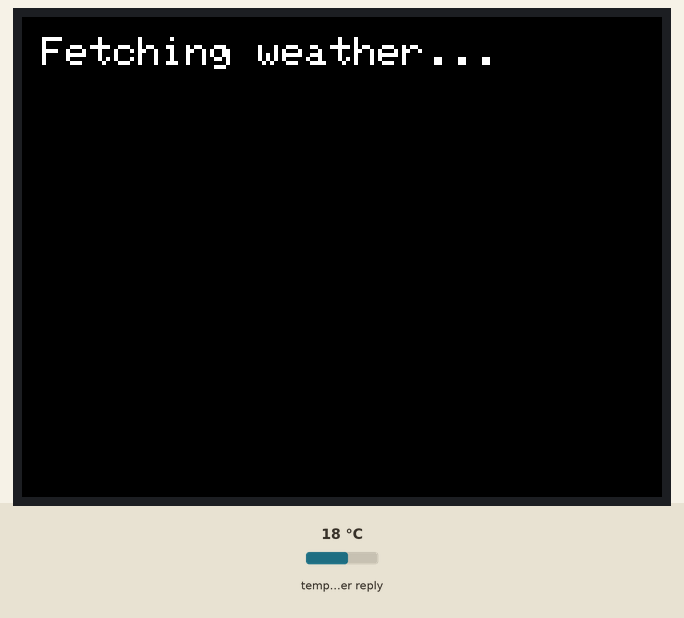
The sketch below on a simulated ESP32. Parts: 320×240 colour display. Inputs (shaded band) come from the test bench; at power-on: temperature in the weather reply 18 °C. WiFi joins after 1.5 s; servers stay silent unless stated; web services answer with replies made up by the test bench; what the sketch prints to the serial monitor is not drawn.

Above: at 1.96 s.

The sketch:

wdb.ino
```cpp
#include <WiFi.h>
#include <HTTPClient.h>
#include <ArduinoJson.h>
#include <Adafruit_GFX.h>
#include <Adafruit_ILI9341.h>

const char* ssid = "URSSID";
const char* password = "URPASSWD";

const char* weather_api_url = "https://api.open-meteo.com/v1/forecast?latitude=URLAT&longitude=URLONG&current_weather=true"; //pls put ur coords here

#define TFT_CS   15
#define TFT_DC   2
#define TFT_RST  4

Adafruit_ILI9341 tft = Adafruit_ILI9341(TFT_CS, TFT_DC, TFT_RST);

void connectToWiFi();
void fetchAndDisplayWeather();
void drawSunnyIcon();
void drawCloudyIcon();
void drawRainyIcon();

void setup() {
  Serial.begin(115200);
  Serial.println("Starting...");

  tft.begin();
  tft.setRotation(1);
  tft.fillScreen(ILI9341_BLACK);

  tft.setTextColor(ILI9341_WHITE);
  tft.setTextSize(2);
  tft.setCursor(10, 10);
  tft.println("Connecting to WiFi...");

  connectToWiFi();

  tft.fillScreen(ILI9341_BLACK);
  tft.setCursor(10, 10);
  tft.println("Fetching weather...");
}

void loop() {
  fetchAndDisplayWeather();
  delay(600000);
}

void connectToWiFi() {
  WiFi.begin(ssid, password);
  while (WiFi.status() != WL_CONNECTED) {
    delay(500);
    Serial.print(".");
  }
  Serial.println("\nWiFi Connected!");
  tft.setCursor(10, 40);
  tft.println("WiFi Connected!");
}

void fetchAndDisplayWeather() {
  if (WiFi.status() == WL_CONNECTED) {
    HTTPClient http;
    http.begin(weather_api_url);

    int httpCode = http.GET();
    if (httpCode == 200) {
      String payload = http.getString();
      Serial.println(payload);

      DynamicJsonDocument doc(1024);
      DeserializationError error = deserializeJson(doc, payload);
      if (error) {
        Serial.print("JSON parsing failed: ");
        Serial.println(error.c_str());
        tft.fillScreen(ILI9341_BLACK);
        tft.setCursor(10, 10);
        tft.println("Error parsing JSON");
        return;
      }

      float temperature = doc["current_weather"]["temperature"];
      int weather_code = doc["current_weather"]["weathercode"];
      float humidity = doc["current_weather"]["humidity"];
      float wind_speed = doc["current_weather"]["windspeed"];
      String weather_description = doc["current_weather"]["weather_description"].as<String>();

      tft.fillScreen(ILI9341_BLACK);

      tft.setTextSize(2);
      tft.setCursor(10, 10);
      tft.setTextColor(ILI9341_WHITE);
      tft.println("URCITY Weather");
      tft.setCursor(10, 40);
      tft.printf("Temp: %.1f C", temperature);

      tft.setCursor(10, 70);
      if (weather_code == 0) {
        tft.println("Sunny");
        drawSunnyIcon();
      } else if (weather_code == 1) {
        tft.println("Cloudy");
        drawCloudyIcon();
      } else {
        tft.println("Rainy");
        drawRainyIcon();
      }

      tft.setCursor(10, 100);
      tft.printf("Humidity: %.1f%%", humidity);
      tft.setCursor(10, 130);
      tft.printf("Wind Speed: %.1f km/h", wind_speed);

      tft.setCursor(10, 160);
      tft.print("Condition: ");
      tft.println(weather_description);

      tft.setTextSize(1);
      tft.setCursor(10, 210);
      tft.println("Made by Vihaan aka crabby605");

    } else {
      Serial.printf("HTTP request failed with code %d\n", httpCode);
      tft.fillScreen(ILI9341_BLACK);
      tft.setCursor(10, 10);
      tft.println("HTTP request failed");
    }
    http.end();
  } else {
    Serial.println("WiFi disconnected!");
    tft.fillScreen(ILI9341_BLACK);
    tft.setCursor(10, 10);
    tft.println("WiFi disconnected!");
  }
}
// this will draw some shapes!
void drawSunnyIcon() {
  tft.fillCircle(120, 120, 20, ILI9341_YELLOW);
}

void drawCloudyIcon() {
  tft.fillCircle(120, 120, 20, ILI9341_LIGHTGREY);
  tft.fillCircle(140, 120, 20, ILI9341_LIGHTGREY);
}

void drawRainyIcon() {
  tft.fillCircle(120, 100, 20, ILI9341_LIGHTGREY);
  tft.fillCircle(140, 100, 20, ILI9341_LIGHTGREY);
  tft.fillRect(120, 140, 10, 20, ILI9341_BLUE);
  tft.fillRect(140, 140, 10, 20, ILI9341_BLUE);
}
```
